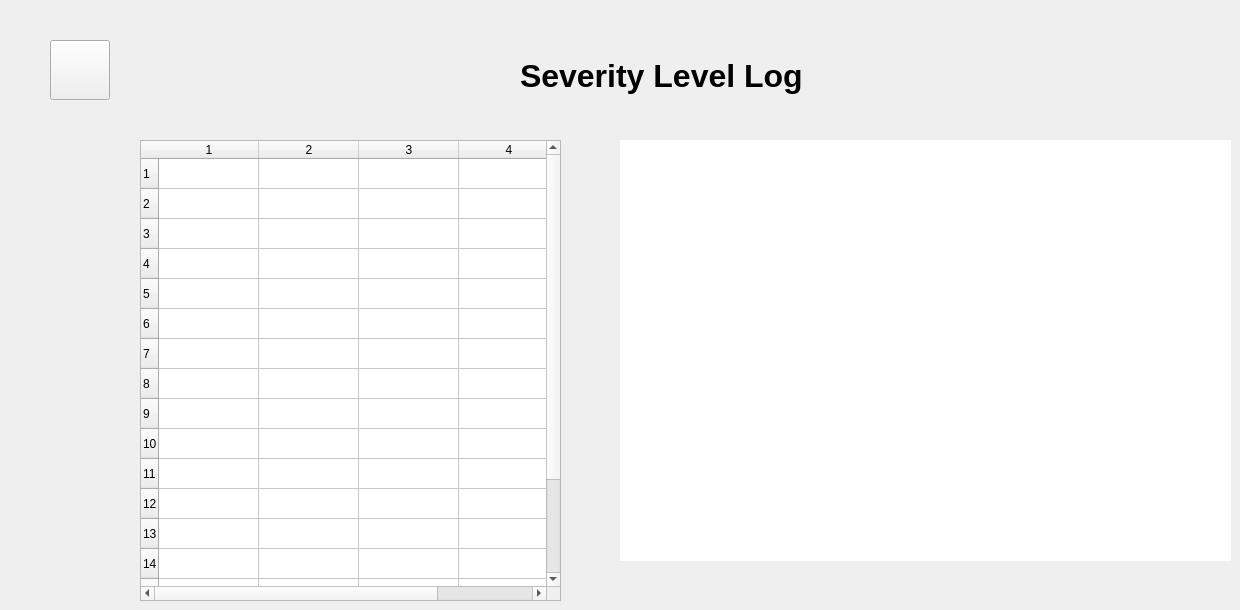
    <widget class="QWidget" name="severityPage">
     <widget class="QTableWidget" name="severityTable">
      <property name="geometry">
       <rect>
        <x>140</x>
        <y>140</y>
        <width>421</width>
        <height>461</height>
       </rect>
      </property>
      <property name="rowCount">
       <number>18</number>
      </property>
      <property name="columnCount">
       <number>4</number>
      </property>
      <row/>
      <row/>
      <row/>
      <row/>
      <row/>
      <row/>
      <row/>
      <row/>
      <row/>
      <row/>
      <row/>
      <row/>
      <row/>
      <row/>
      <row/>
      <row/>
      <row/>
      <row/>
      <column/>
      <column/>
      <column/>
      <column/>
     </widget>
     <widget class="QLabel" name="trayCamera">
      <property name="geometry">
       <rect>
        <x>620</x>
        <y>140</y>
        <width>611</width>
        <height>421</height>
       </rect>
      </property>
      <property name="styleSheet">
       <string notr="true">background-color:white;</string>
      </property>
      <property name="text">
       <string/>
      </property>
     </widget>
     <widget class="QPushButton" name="goDashboardFromLight_2">
      <property name="geometry">
       <rect>
        <x>50</x>
        <y>40</y>
        <width>60</width>
        <height>60</height>
       </rect>
      </property>
      <property name="font">
       <font>
        <pointsize>20</pointsize>
        <weight>75</weight>
        <bold>true</bold>
       </font>
      </property>
      <property name="text">
       <string/>
      </property>
      <property name="icon">
       <iconset>
        <normaloff>image-removebg-preview (2).png</normaloff>image-removebg-preview (2).png</iconset>
      </property>
      <property name="iconSize">
       <size>
        <width>40</width>
        <height>40</height>
       </size>
      </property>
     </widget>
     <widget class="QLabel" name="dashboardTitle_2">
      <property name="geometry">
       <rect>
        <x>520</x>
        <y>50</y>
        <width>331</width>
        <height>51</height>
       </rect>
      </property>
      <property name="font">
       <font>
        <pointsize>24</pointsize>
        <weight>75</weight>
        <bold>true</bold>
       </font>
      </property>
      <property name="text">
       <string>Severity Level Log</string>
      </property>
     </widget>
     <widget class="QLabel" name="logLogo">
      <property name="geometry">
       <rect>
        <x>460</x>
        <y>60</y>
        <width>51</width>
        <height>41</height>
       </rect>
      </property>
      <property name="text">
       <string/>
      </property>
      <property name="pixmap">
       <pixmap>C:/Users/VICTUS/Downloads/1960242.png</pixmap>
      </property>
      <property name="scaledContents">
       <bool>true</bool>
      </property>
     </widget>
    </widget>
